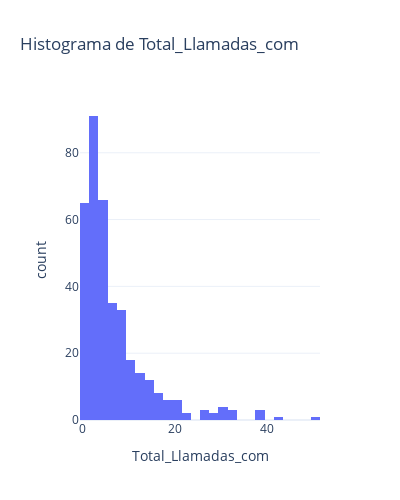

Notebook source saved alongside this figure:
### Code cell
fig = px.histogram(
    df,
    x=variable, 
    title=f'Histograma de {variable}',
    template="plotly_white",
    nbins=30  
)
fig.update_layout(width=400, height=500)
fig.show()

### Figure 1 — Plotly figure (JSON) as saved in the notebook; plotly's stock layout.template omitted (floating-point values rounded to 4 significant figures; data arrays with more than 128 entries replaced by an {"elided": "..."} marker saying what was removed)
{"data": [{"alignmentgroup": "True", "bingroup": "x", "hovertemplate": "Total_Llamadas_com=%{x}<br>count=%{y}<extra></extra>", "legendgroup": "", "marker": {"color": "#636efa", "pattern": {"shape": ""}}, "name": "", "nbinsx": 30, "offsetgroup": "", "orientation": "v", "showlegend": false, "type": "histogram", "x": {"elided": "373 int values"}, "xaxis": "x", "yaxis": "y"}], "layout": {"barmode": "relative", "height": 500, "legend": {"tracegroupgap": 0}, "title": {"text": "Histograma de Total_Llamadas_com"}, "width": 400, "xaxis": {"anchor": "y", "domain": [0, 1], "title": {"text": "Total_Llamadas_com"}}, "yaxis": {"anchor": "x", "domain": [0, 1], "title": {"text": "count"}}}}
